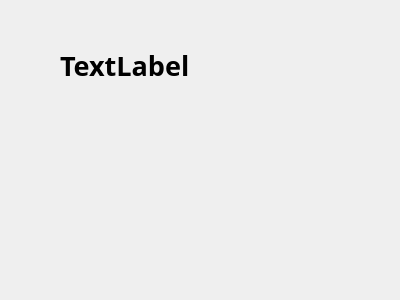
<?xml version="1.0" encoding="UTF-8"?>
<ui version="4.0">
 <class>Dialog</class>
 <widget class="QDialog" name="Dialog">
  <property name="geometry">
   <rect>
    <x>0</x>
    <y>0</y>
    <width>400</width>
    <height>300</height>
   </rect>
  </property>
  <property name="windowTitle">
   <string>Dialog</string>
  </property>
  <widget class="QLabel" name="label">
   <property name="geometry">
    <rect>
     <x>60</x>
     <y>40</y>
     <width>181</width>
     <height>51</height>
    </rect>
   </property>
   <property name="font">
    <font>
     <family>맑은 고딕</family>
     <pointsize>20</pointsize>
     <weight>75</weight>
     <bold>true</bold>
    </font>
   </property>
   <property name="text">
    <string>TextLabel</string>
   </property>
  </widget>
 </widget>
 <resources/>
 <connections/>
</ui>
